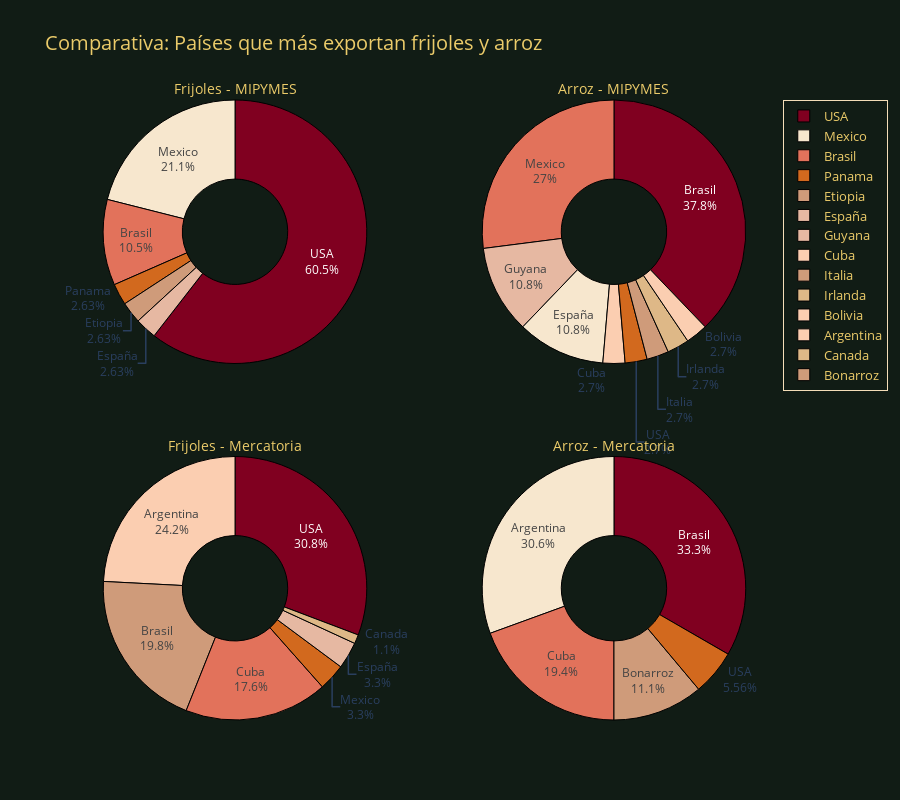

Notebook code for this chart:
### Code cell
from graph import g_moda_pais_comparativa
fig_comparativa = g_moda_pais_comparativa(datos_completos, data_mer)
fig_comparativa.show()

### Figure 1 — Plotly figure (JSON) as saved in the notebook; plotly's stock layout.template omitted (floating-point values rounded to 4 significant figures)
{"data": [{"domain": {"x": [0, 0.45], "y": [0.575, 1]}, "hole": 0.4, "labels": ["Mexico", "USA", "Brasil", "Panama", "Etiopia", "España"], "marker": {"colors": ["#F7E7CE", "#800020", "#E2725B", "#D2691E", "#CF9B7A", "#E6B8A2"], "line": {"color": "#000000", "width": 1}}, "textinfo": "label+percent", "type": "pie", "values": [8, 23, 4, 1, 1, 1]}, {"domain": {"x": [0.55, 1], "y": [0.575, 1]}, "hole": 0.4, "labels": ["Brasil", "Cuba", "Mexico", "USA", "Italia", "Guyana", "Irlanda", "España", "Bolivia"], "marker": {"colors": ["#800020", "#FBCEB1", "#E2725B", "#D2691E", "#CF9B7A", "#E6B8A2", "#DEB887", "#F7E7CE", "#FBCEB1"], "line": {"color": "#000000", "width": 1}}, "textinfo": "label+percent", "type": "pie", "values": [14, 1, 10, 1, 1, 4, 1, 4, 1]}, {"domain": {"x": [0, 0.45], "y": [0, 0.425]}, "hole": 0.4, "labels": ["USA", "Argentina", "Cuba", "Mexico", "Brasil", "España", "Canada"], "marker": {"colors": ["#800020", "#FBCEB1", "#E2725B", "#D2691E", "#CF9B7A", "#E6B8A2", "#DEB887"], "line": {"color": "#000000", "width": 1}}, "textinfo": "label+percent", "type": "pie", "values": [28, 22, 16, 3, 18, 3, 1]}, {"domain": {"x": [0.55, 1], "y": [0, 0.425]}, "hole": 0.4, "labels": ["Argentina", "Brasil", "Cuba", "USA", "Bonarroz"], "marker": {"colors": ["#F7E7CE", "#800020", "#E2725B", "#D2691E", "#CF9B7A"], "line": {"color": "#000000", "width": 1}}, "textinfo": "label+percent", "type": "pie", "values": [11, 12, 7, 2, 4]}], "layout": {"annotations": [{"font": {"color": "#EBCB6A", "size": 14}, "showarrow": false, "text": "Frijoles - MIPYMES", "x": 0.225, "xanchor": "center", "xref": "paper", "y": 1, "yanchor": "bottom", "yref": "paper"}, {"font": {"color": "#EBCB6A", "size": 14}, "showarrow": false, "text": "Arroz - MIPYMES", "x": 0.775, "xanchor": "center", "xref": "paper", "y": 1, "yanchor": "bottom", "yref": "paper"}, {"font": {"color": "#EBCB6A", "size": 14}, "showarrow": false, "text": "Frijoles - Mercatoria", "x": 0.225, "xanchor": "center", "xref": "paper", "y": 0.425, "yanchor": "bottom", "yref": "paper"}, {"font": {"color": "#EBCB6A", "size": 14}, "showarrow": false, "text": "Arroz - Mercatoria", "x": 0.775, "xanchor": "center", "xref": "paper", "y": 0.425, "yanchor": "bottom", "yref": "paper"}], "height": 800, "legend": {"bordercolor": "#F4DDB8", "borderwidth": 1, "font": {"color": "#EBCB6A", "size": 13}}, "paper_bgcolor": "#111C15", "title": {"font": {"color": "#EBCB6A", "size": 20}, "text": "Comparativa: Países que más exportan frijoles y arroz"}}}
